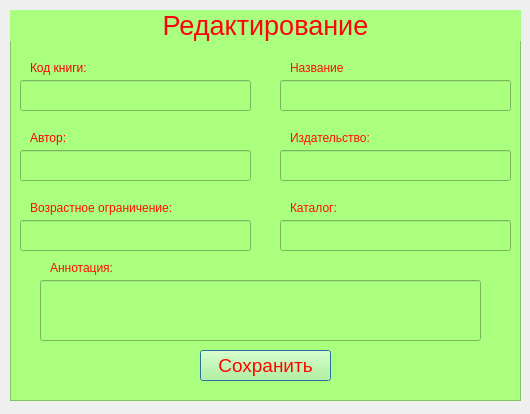
<?xml version="1.0" encoding="UTF-8"?>
<ui version="4.0">
 <class>BookWindow</class>
 <widget class="QDialog" name="BookWindow">
  <property name="geometry">
   <rect>
    <x>0</x>
    <y>0</y>
    <width>530</width>
    <height>414</height>
   </rect>
  </property>
  <property name="windowTitle">
   <string>Редактирование_книги</string>
  </property>
  <widget class="QFrame" name="frame">
   <property name="geometry">
    <rect>
     <x>10</x>
     <y>10</y>
     <width>511</width>
     <height>391</height>
    </rect>
   </property>
   <property name="styleSheet">
    <string notr="true">background-color:rgb(170, 255, 127);
color: rgb(7, 0, 255);</string>
   </property>
   <property name="frameShape">
    <enum>QFrame::StyledPanel</enum>
   </property>
   <property name="frameShadow">
    <enum>QFrame::Raised</enum>
   </property>
   <widget class="QLabel" name="label">
    <property name="geometry">
     <rect>
      <x>0</x>
      <y>0</y>
      <width>511</width>
      <height>31</height>
     </rect>
    </property>
    <property name="font">
     <font>
      <pointsize>20</pointsize>
     </font>
    </property>
    <property name="styleSheet">
     <string notr="true">color: rgb(255, 3, 16);</string>
    </property>
    <property name="text">
     <string>Редактирование</string>
    </property>
    <property name="alignment">
     <set>Qt::AlignCenter</set>
    </property>
   </widget>
   <widget class="QLineEdit" name="lineEdit_code">
    <property name="geometry">
     <rect>
      <x>10</x>
      <y>70</y>
      <width>231</width>
      <height>31</height>
     </rect>
    </property>
    <property name="font">
     <font>
      <pointsize>12</pointsize>
     </font>
    </property>
    <property name="text">
     <string/>
    </property>
   </widget>
   <widget class="QLineEdit" name="lineEdit_name">
    <property name="geometry">
     <rect>
      <x>270</x>
      <y>70</y>
      <width>231</width>
      <height>31</height>
     </rect>
    </property>
    <property name="font">
     <font>
      <pointsize>12</pointsize>
     </font>
    </property>
    <property name="text">
     <string/>
    </property>
   </widget>
   <widget class="QLineEdit" name="lineEdit_autor">
    <property name="geometry">
     <rect>
      <x>10</x>
      <y>140</y>
      <width>231</width>
      <height>31</height>
     </rect>
    </property>
    <property name="font">
     <font>
      <pointsize>12</pointsize>
     </font>
    </property>
    <property name="text">
     <string/>
    </property>
   </widget>
   <widget class="QLineEdit" name="lineEdit_source">
    <property name="geometry">
     <rect>
      <x>270</x>
      <y>140</y>
      <width>231</width>
      <height>31</height>
     </rect>
    </property>
    <property name="font">
     <font>
      <pointsize>12</pointsize>
     </font>
    </property>
    <property name="text">
     <string/>
    </property>
   </widget>
   <widget class="QLineEdit" name="lineEdit_limit">
    <property name="geometry">
     <rect>
      <x>10</x>
      <y>210</y>
      <width>231</width>
      <height>31</height>
     </rect>
    </property>
    <property name="font">
     <font>
      <pointsize>12</pointsize>
     </font>
    </property>
    <property name="text">
     <string/>
    </property>
   </widget>
   <widget class="QLineEdit" name="lineEdit_cat">
    <property name="geometry">
     <rect>
      <x>270</x>
      <y>210</y>
      <width>231</width>
      <height>31</height>
     </rect>
    </property>
    <property name="font">
     <font>
      <pointsize>12</pointsize>
     </font>
    </property>
    <property name="text">
     <string/>
    </property>
   </widget>
   <widget class="QLineEdit" name="lineEdit_comment">
    <property name="geometry">
     <rect>
      <x>30</x>
      <y>270</y>
      <width>441</width>
      <height>61</height>
     </rect>
    </property>
    <property name="font">
     <font>
      <pointsize>12</pointsize>
     </font>
    </property>
    <property name="text">
     <string/>
    </property>
    <property name="alignment">
     <set>Qt::AlignLeading|Qt::AlignLeft|Qt::AlignTop</set>
    </property>
   </widget>
   <widget class="QPushButton" name="pushButton">
    <property name="geometry">
     <rect>
      <x>190</x>
      <y>340</y>
      <width>131</width>
      <height>31</height>
     </rect>
    </property>
    <property name="font">
     <font>
      <pointsize>14</pointsize>
     </font>
    </property>
    <property name="styleSheet">
     <string notr="true">color: rgb(255, 4, 0);</string>
    </property>
    <property name="text">
     <string>Сохранить</string>
    </property>
   </widget>
   <widget class="QLabel" name="label_2">
    <property name="geometry">
     <rect>
      <x>20</x>
      <y>50</y>
      <width>211</width>
      <height>16</height>
     </rect>
    </property>
    <property name="styleSheet">
     <string notr="true">color: rgb(255, 0, 8);</string>
    </property>
    <property name="text">
     <string>Код книги:</string>
    </property>
   </widget>
   <widget class="QLabel" name="label_3">
    <property name="geometry">
     <rect>
      <x>20</x>
      <y>120</y>
      <width>211</width>
      <height>16</height>
     </rect>
    </property>
    <property name="styleSheet">
     <string notr="true">color: rgb(255, 0, 8);</string>
    </property>
    <property name="text">
     <string>Автор:</string>
    </property>
   </widget>
   <widget class="QLabel" name="label_4">
    <property name="geometry">
     <rect>
      <x>20</x>
      <y>190</y>
      <width>211</width>
      <height>16</height>
     </rect>
    </property>
    <property name="styleSheet">
     <string notr="true">color: rgb(255, 16, 0);</string>
    </property>
    <property name="text">
     <string>Возрастное ограничение:</string>
    </property>
   </widget>
   <widget class="QLabel" name="label_5">
    <property name="geometry">
     <rect>
      <x>40</x>
      <y>250</y>
      <width>211</width>
      <height>16</height>
     </rect>
    </property>
    <property name="styleSheet">
     <string notr="true">color: rgb(255, 16, 0);</string>
    </property>
    <property name="text">
     <string>Аннотация:</string>
    </property>
   </widget>
   <widget class="QLabel" name="label_6">
    <property name="geometry">
     <rect>
      <x>280</x>
      <y>50</y>
      <width>211</width>
      <height>16</height>
     </rect>
    </property>
    <property name="styleSheet">
     <string notr="true">color: rgb(255, 16, 0);</string>
    </property>
    <property name="text">
     <string>Название</string>
    </property>
   </widget>
   <widget class="QLabel" name="label_7">
    <property name="geometry">
     <rect>
      <x>280</x>
      <y>120</y>
      <width>211</width>
      <height>16</height>
     </rect>
    </property>
    <property name="styleSheet">
     <string notr="true">color: rgb(255, 16, 0);</string>
    </property>
    <property name="text">
     <string>Издательство:</string>
    </property>
   </widget>
   <widget class="QLabel" name="label_8">
    <property name="geometry">
     <rect>
      <x>280</x>
      <y>190</y>
      <width>211</width>
      <height>16</height>
     </rect>
    </property>
    <property name="styleSheet">
     <string notr="true">color: rgb(255, 16, 0);</string>
    </property>
    <property name="text">
     <string>Каталог:</string>
    </property>
   </widget>
  </widget>
 </widget>
 <resources/>
 <connections/>
</ui>
